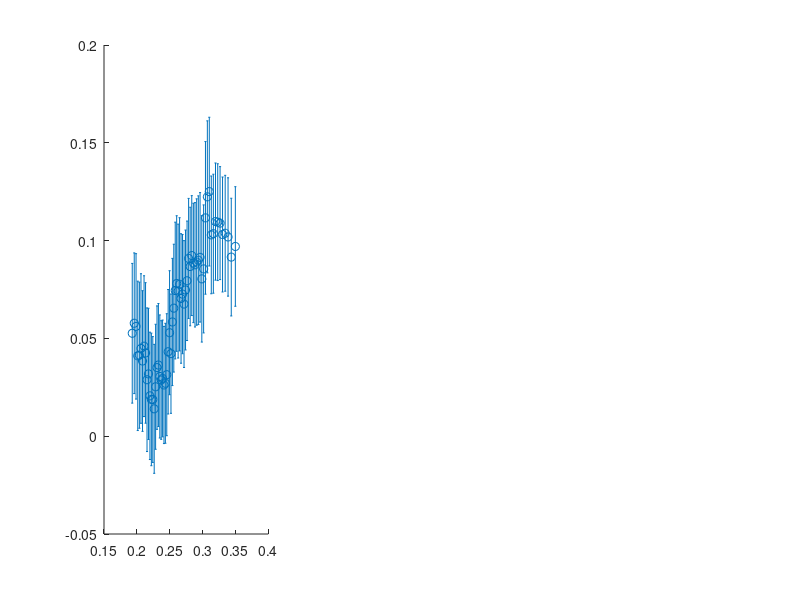

MATLAB code to generate this figure: (Note: this script raises an error after producing the figure.)
% ======================================================================
% Code for:
%   "Prefrontal feedback is associated with expectation-dependent
%    adaptation in inferotemporal cortex"
%   Shafiei et al. Communications Biology (under revision).
%
% This script is part of the analysis code for the paper above. We
% recorded single units and field potentials from macaque IT and vlPFC
% while monkeys viewed pairs of images in blocks with different
% repetition probabilities.
% ======================================================================
% Fig. S17: GI and the distribution of block type and trial type.
%
%   A  block effect (BE) against the mean GI of GI-sorted windows of 300 trials (mean +/- SEM across neurons).
%      The line has the mean slope of the neurons.
%   B  trials per session in each condition for low-GI and high-GI trials (mean +/- SEM across sessions; grey
%      dots: single sessions within +/- 1 SD)
%   C  effect of block, trial type and their interaction on GI, in units of the within-session SD of GI (95% CI):
%      mixed model with a random intercept for session (black) and per-session estimates tested across sessions
%      (grey). Grey dots: single sessions within +/- 1 SD.
%
% Input:  figS17_data.mat
% Output: the figure window

clc; clear; close all;
load('figS17_data.mat');

c_low = [0.55 0.75 0.95];  c_high = [0.85 0.35 0.25];
c_dot = [0.9 0.9 0.9];                       % single sessions: solid light grey, so overlapping points do not get darker
figure('Color', 'w', 'Position', [50 50 1300 400]);
rng(1);                                      % same jitter every time

% A) block effect against the mean GI of the window (Part 0)
subplot(1,3,1); hold on;
xm = mean(GIw, 1, 'omitnan');  ym = mean(BEw, 1, 'omitnan');
ys = std(BEw, 0, 1, 'omitnan') ./ sqrt(sum(~isnan(BEw), 1));
errorbar(xm, ym, ys, 'o', 'Color', [0.55 0.55 0.55], 'MarkerFaceColor', c_high, ...
    'MarkerEdgeColor', 'none', 'MarkerSize', 4, 'CapSize', 0);
xl = [min(xm) max(xm)];
plot(xl, mean(ym) + mean(slope_n) * (xl - mean(xm)), 'k', 'LineWidth', 2);   % mean slope through the mean of the points
yline(0, 'k:');
xlabel('Mean GI of the window'); ylabel('Block effect (BE)');
set(gca, 'TickDir', 'out', 'FontSize', 10); box off;
title({'A. Block effect over GI-sorted windows', ...
       sprintf('slope %.2f \\pm %.2f, signed-rank p %s (neurons); p %s (sessions)', mean(slope_n), ...
       std(slope_n)/sqrt(numel(slope_n)), fmt_p(p_slope_n), fmt_p(p_slope_s))}, 'FontWeight', 'normal', 'FontSize', 9);

% B) trials per session in each condition and GI group
subplot(1,3,2); hold on;
mL = mean(nLow, 1);  mH = mean(nHigh, 1);
sL = std(nLow, 0, 1) / sqrt(nS);  sH = std(nHigh, 0, 1) / sqrt(nS);
hb1 = bar((1:4) - 0.2, mL, 0.35, 'FaceColor', c_low,  'EdgeColor', 'none', 'BaseValue', 10);
hb2 = bar((1:4) + 0.2, mH, 0.35, 'FaceColor', c_high, 'EdgeColor', 'none', 'BaseValue', 10);
for c = 1:4                                   % one point per session, only sessions within +/- 1 SD of the mean of that condition and group
    inL = abs(nLow(:,c)  - mean(nLow(:,c)))  <= std(nLow(:,c));
    inH = abs(nHigh(:,c) - mean(nHigh(:,c))) <= std(nHigh(:,c));
    plot(c - 0.2 + 0.2*(rand(sum(inL),1) - 0.5), nLow(inL,c),  '.', 'Color', c_dot, 'MarkerSize', 8);
    plot(c + 0.2 + 0.2*(rand(sum(inH),1) - 0.5), nHigh(inH,c), '.', 'Color', c_dot, 'MarkerSize', 8);
end
errorbar((1:4) - 0.2, mL, sL, 'k', 'LineStyle', 'none');
errorbar((1:4) + 0.2, mH, sH, 'k', 'LineStyle', 'none');
set(gca, 'XTick', 1:4, 'XTickLabel', cond_names, 'XTickLabelRotation', 30, 'TickDir', 'out', 'FontSize', 10); box off;
ylim([10 130]);  
xlabel('grey dots: sessions within \pm1 SD', 'FontSize', 9);
ylabel('Trials per session'); legend([hb1 hb2], {'low GI', 'high GI'}, 'Location', 'north', 'Orientation', 'horizontal'); legend boxoff;
title('B. Trials per condition and GI group', 'FontWeight', 'normal');

% C) GI predicted by block, trial type and their interaction (Part 1c)
subplot(1,3,3); hold on;
nmC = {'blk', 'trl', 'blk:trl'};  lblC = {'Block', 'Trial type', 'Block x trial type'};
iC = cellfun(@(t) find(strcmp(cg.Name, t)), nmC);
est = cg.Estimate(iC) / sdGI;  lo = cg.Lower(iC) / sdGI;  up = cg.Upper(iC) / sdGI;   % mixed model, in SD of GI
est = est(:);  lo = lo(:);  up = up(:);
mS  = mean(bG, 1)' / sdGI;                                                           % per session
ciS = tinv(0.975, nS - 1) * std(bG, 0, 1)' / sqrt(nS) / sdGI;
yC = (1:3)';
pts = bG / sdGI;                                                                      % one value per session and term
for k = 1:3                                   % sessions within +/- 1 SD of the per-session values of that term, on the line of the per-session estimate
    in = abs(pts(:,k) - mean(pts(:,k))) <= std(pts(:,k));
    plot(pts(in,k), yC(k) + 0.3 + 0.2*(rand(sum(in),1) - 0.5), '.', 'Color', c_dot, 'MarkerSize', 8);
end
h1 = errorbar(est, yC - 0.3, [], [], est - lo, up - est, 'ko', 'MarkerFaceColor', 'k', 'LineWidth', 1.2);                % mixed model
h2 = errorbar(mS,  yC + 0.3, [], [], ciS, ciS, 'o', 'Color', [0.5 0.5 0.5], 'MarkerFaceColor', 'w', 'LineWidth', 1.2);   % per session
xline(0, 'k:');
px = [min(mean(pts,1) - std(pts,0,1)), max(mean(pts,1) + std(pts,0,1))];             % range of the plotted sessions (mean +/- 1 SD)
x0 = min([lo; mS - ciS; px(1)]);  x1 = max([up; mS + ciS; px(2)]);  w = x1 - x0;
xlim([x0 - 0.1*w, x1 + 1.0*w]);
for k = 1:3
    text(x1 + 0.1*w, yC(k), sprintf('mixed p %s\nsessions p %s', fmt_p(cg.pValue(iC(k))), fmt_p(signrank(bG(:,k)))), ...
        'FontSize', 8, 'VerticalAlignment', 'middle');
end
set(gca, 'YTick', yC, 'YTickLabel', lblC, 'YDir', 'reverse', 'TickDir', 'out', 'FontSize', 10); box off;
ylim([0.4 3.6]);
xlabel({'Effect on GI (within-session SD of GI, 95% CI)', 'grey dots: single sessions within \pm1 SD'});
legend([h1 h2], {'mixed model (session intercept)', 'per session, across sessions'}, 'Location', 'southoutside', 'Box', 'off', 'FontSize', 8);
title('C. GI predicted by block and trial type', 'FontWeight', 'normal');

%% ======================================================================
% Local functions

function s = fmt_p(p)
if p < 0.001, s = '< 0.001'; else, s = sprintf('= %.3f', p); end
end
